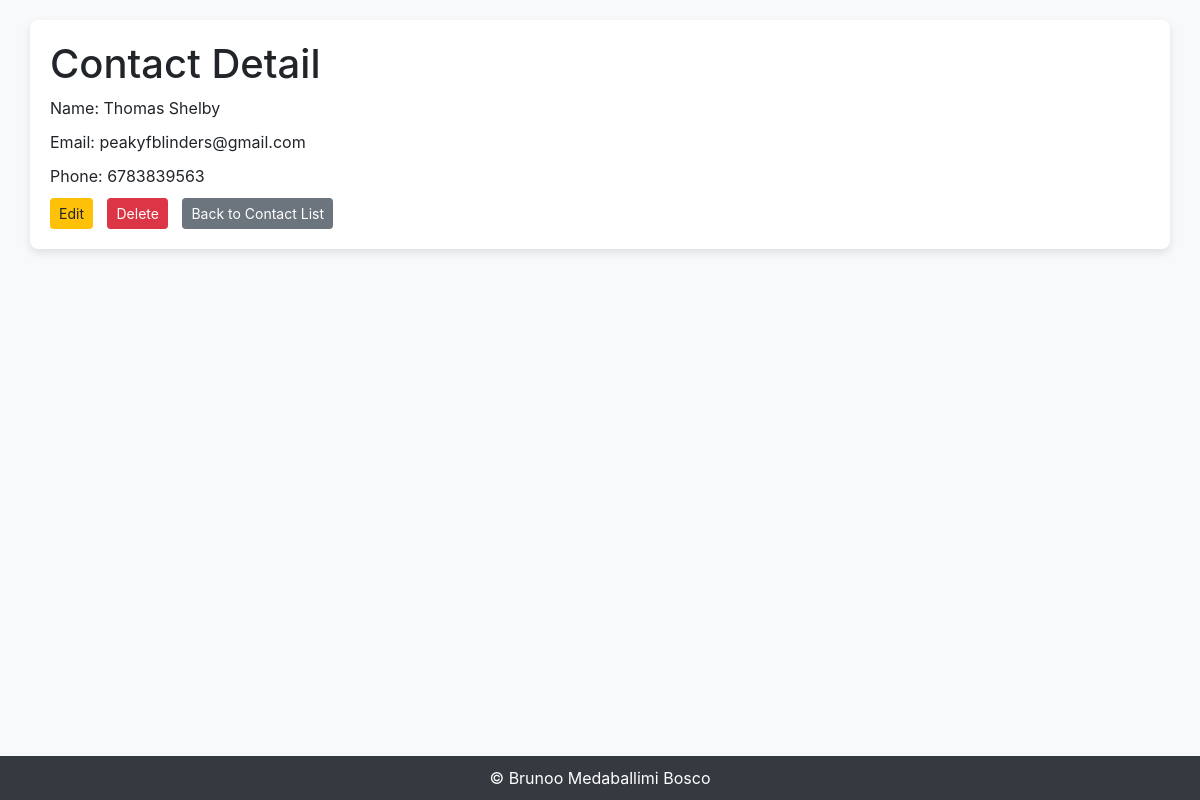
/6/, run on the app's committed database.
### contact_manager/models.py (models this page shows, shortened)
class Contact(models.Model):
    name = models.CharField(max_length=100, unique = True)
    email = models.EmailField( unique = True )
    phone = models.CharField(max_length=15, blank=True, null=True)
    app_label = 'contact_manager'

### contact_manager/views.py (the view)
# urls.py: path('<int:pk>/', ContactDetailView.as_view(), name='contact_detail'),
class ContactDetailView(DetailView):
    model = Contact
    template_name = 'contact_manager/contact_detail.html'
    context_object_name = 'contact'
    def get(self, request, *args, **kwargs):
        self.object = self.get_object()
        if not self.object.pk:
            return redirect('contact_manager:contact_list')
        context = self.get_context_data(object=self.object)
        return self.render_to_response(context)

### contact_manager/templates/contact_manager/contact_detail.html (shortened to what this page needs)
<!DOCTYPE html>
<html lang="en">
<head>
    <link href="https://stackpath.bootstrapcdn.com/bootstrap/4.5.2/css/bootstrap.min.css" rel="stylesheet">
</head>
<body class="d-flex flex-column">
<div class="container">
    <h1>Contact Detail</h1>
    <p>Name: {{ contact.name }}</p>
    <p>Email: {{ contact.email }}</p>
    <p>Phone: {{ contact.phone }}</p>
    <a href="{% url 'contact_manager:contact_update' pk=contact.pk %}" class="btn btn-warning btn-sm">Edit</a>
    <a href="{% url 'contact_manager:contact_delete' pk=contact.pk %}" class="btn btn-danger btn-sm">Delete</a>
    <a href="{% url 'contact_manager:contact_list' %}" class="btn btn-secondary btn-sm">Back to Contact List</a>
</div>
<footer class="text-center mt-auto fixed-bottom"> &copy; Brunoo Medaballimi Bosco</footer>
</body>
</html>

### contact_manager/templates/contact_manager/contact_detail.html (style rules this page uses)
body { background-color: #f8f9fa; }
.container { background-color: #ffffff; border-radius: 8px; box-shadow: 0 4px 8px rgba(0, 0, 0, 0.1); padding: 20px; margin-top: 20px; }
h1 { margin-top: 0; }
p { margin-bottom: 10px; }
a { margin-right: 10px; }
footer { background-color: #343a40; color: #ffffff; padding: 10px 0; text-align: center; margin-top: 20px; }

### data on the page
Contact: name "Thomas Shelby", email "peakyfblinders@gmail.com", phone "6783839563"
